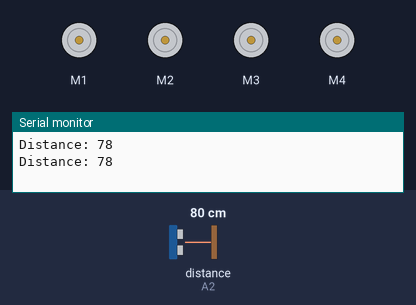
Bench run of a sketch on a simulated Arduino Uno, built with avr-gcc and run on an emulated ATmega328P. Parts: 4 × DC motor (green arrow = forward, orange = backward, longer = faster), the last lines printed to the serial monitor. Wiring (inferred from the names in the program): ultrasonic range finder: trigger A0; echo A2. The inputs (shaded band) are chosen by the test bench; at power-on: distance to the obstacle (sensor on A2) 80 cm. The echo pulse lasts 58.3 µs per cm.

Above: at 2.8 s.
2.9 s: distance to the obstacle (sensor on A2) set to 2 cm
At 3.3 s:
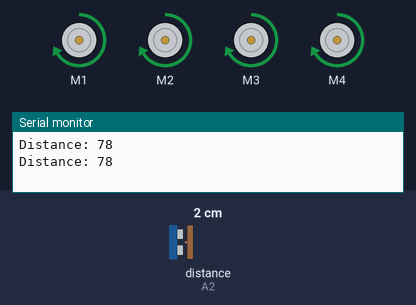
8.9 s: distance to the obstacle (sensor on A2) set to 120 cm
At 11.1 s:
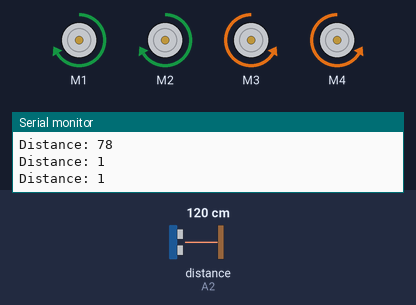
14.9 s: distance to the obstacle (sensor on A2) set to 4 cm
At 17.3 s:
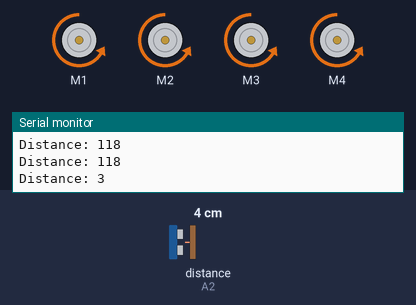
Timing chart, 0 to 26.9 s (numbered marks = the images above; inputs shaded):
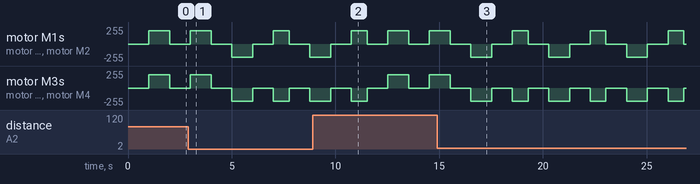

The sketch:

Obstra._avoiding.ino
```cpp
#include <AFMotor.h>

const int trigPin = A0;
const int echoPin = A2;
long duration;
int distance;

AF_DCMotor motor1(1, MOTOR12_1KHZ);
AF_DCMotor motor2(2, MOTOR12_1KHZ);
AF_DCMotor motor3(3, MOTOR12_1KHZ);
AF_DCMotor motor4(4, MOTOR12_1KHZ);


void setup() {
  pinMode(trigPin, OUTPUT);
  pinMode(echoPin, INPUT);

  Serial.begin(9600);

  motor1.setSpeed(250);
  motor2.setSpeed(250);
  motor3.setSpeed(250);
  motor4.setSpeed(250);

}

void loop()
{

digitalWrite(trigPin, LOW);
delayMicroseconds(2);
digitalWrite(trigPin, HIGH);
delayMicroseconds(10);
digitalWrite(trigPin, LOW);
duration = pulseIn(echoPin, HIGH);
distance= duration*0.034/2;
Serial.print("Distance: ");
Serial.println(distance);

movestop();
delay(1000);

if(distance < 75)
{

 backward();
    delay(1000);


    movestop();
    delay(1000);

    lookright();
    delay(750);
}
else
{
 forward();
  delay(1000);

}


}


void movestop()
{
  motor1.run(RELEASE);
  motor2.run(RELEASE);
  motor3.run(RELEASE);
  motor4.run(RELEASE);
}

void forward()
{
  motor1.run(FORWARD);
  motor2.run(FORWARD);
  motor3.run(FORWARD);
  motor4.run(FORWARD);
  motor1.setSpeed(200);
  motor2.setSpeed(200);
  motor3.setSpeed(200);
  motor4.setSpeed(200);

}

void backward()
{
  motor1.run(BACKWARD);
  motor2.run(BACKWARD);
  motor3.run(BACKWARD);
  motor4.run(BACKWARD);
  motor1.setSpeed(200);
  motor2.setSpeed(200);
  motor3.setSpeed(200);
  motor4.setSpeed(200);

}

void  lookright()
{
  motor1.run(FORWARD);
  motor2.run(FORWARD);
  motor3.run(BACKWARD);
  motor4.run(BACKWARD);
  motor1.setSpeed(200);
  motor2.setSpeed(200);
  motor3.setSpeed(200);
  motor4.setSpeed(200);

}

void lookleft()
{
  motor1.run(BACKWARD);
  motor2.run(BACKWARD);
  motor3.run(FORWARD);
  motor4.run(FORWARD);
  motor1.setSpeed(200);
  motor2.setSpeed(200);
  motor3.setSpeed(200);
  motor4.setSpeed(200);

}
```

Measured:
- by itself, motor M1, motor M2: repeats every 3.8 s: backward 200/255 1.0 s, stopped 1.0 s, forward 200/255 0.75 s, stopped 1.0 s
- by itself, motor M3, motor M4: repeats every 3.8 s: backward 200/255 1.0 s, stopped 1.0 s, backward 200/255 0.75 s, stopped 1.0 s
